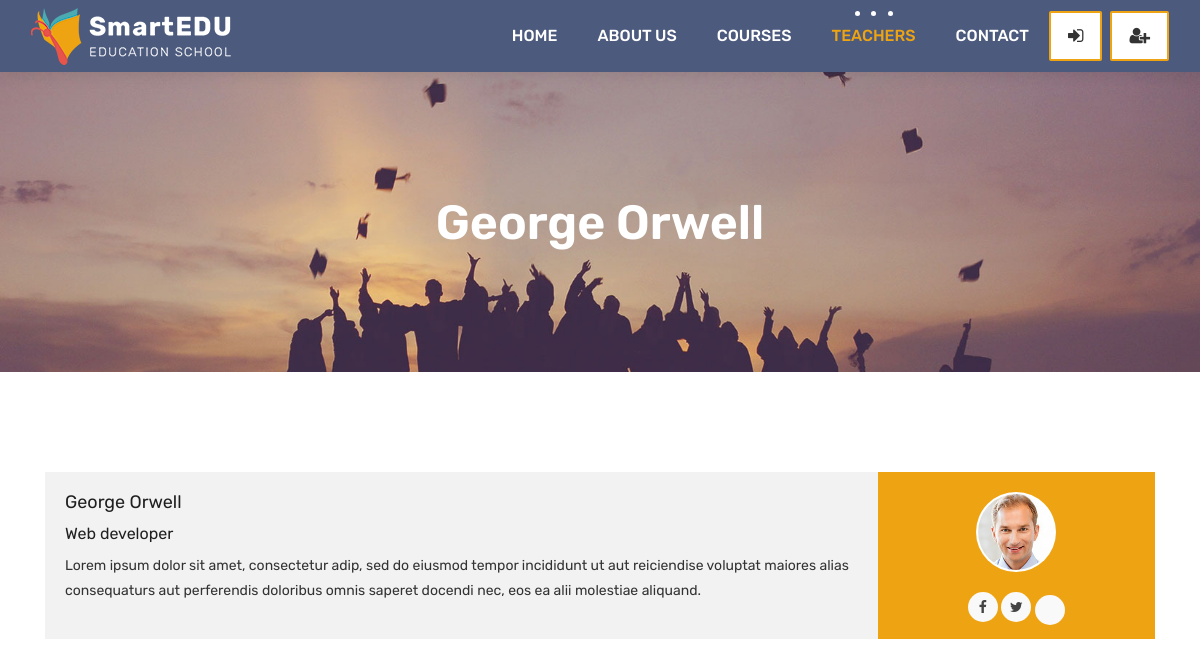
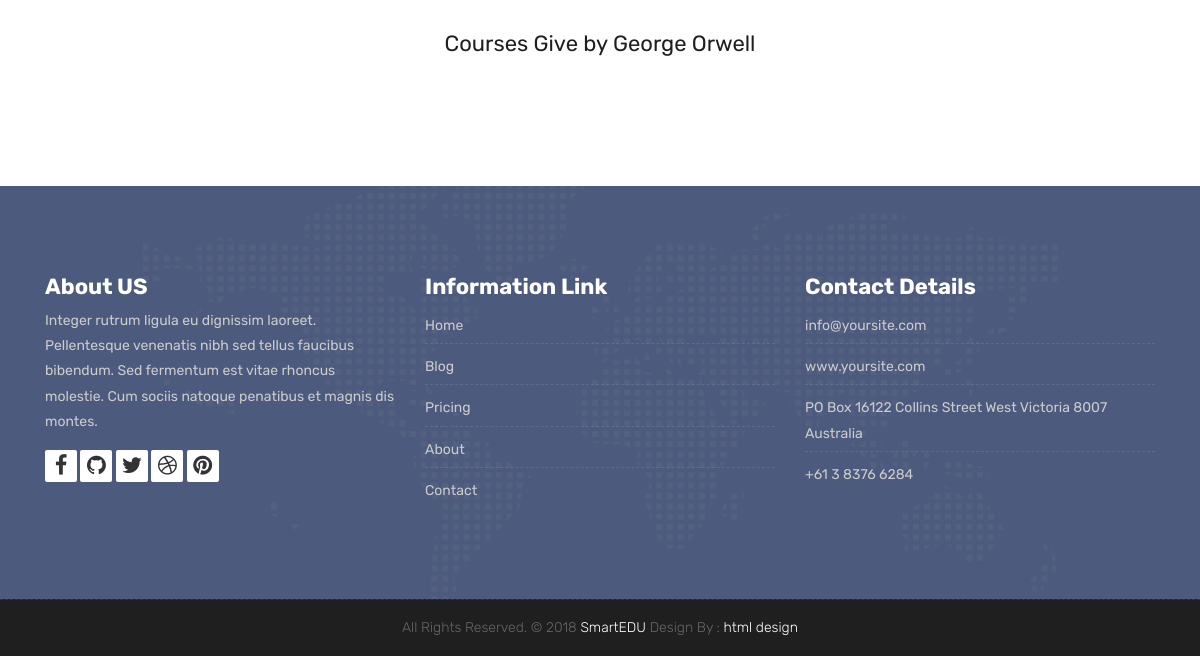
Page /teachers/teacher/1/ on the earlier database version (2 pictures, top to bottom).
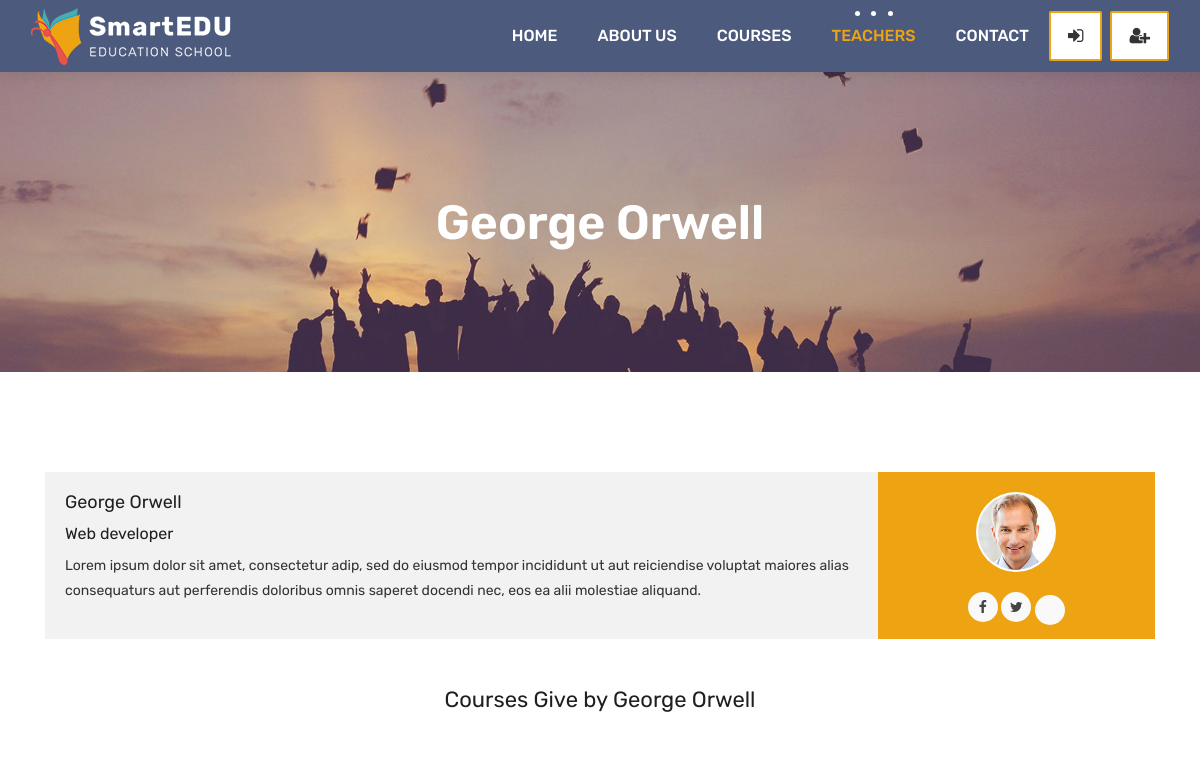
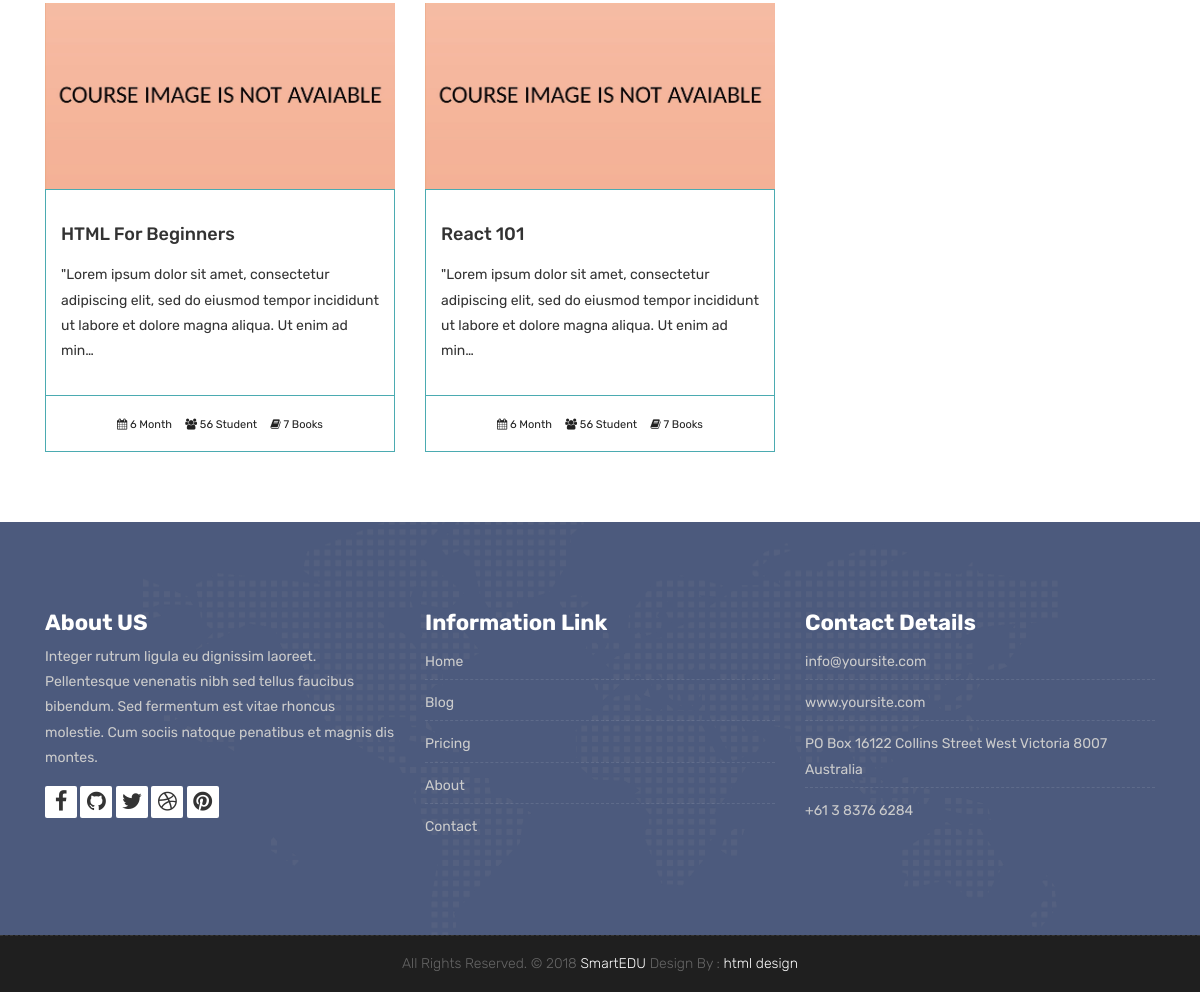
Same page on the later database version (2 pictures, top to bottom).
### courses/models.py (models this page shows, shortened)
class Course(models.Model):
    teacher=models.ForeignKey(Teacher,null=True, on_delete=models.CASCADE)
    name=models.CharField(max_length=200, unique=True, verbose_name="Kurs Adı ", help_text="Kurs adını yazınız")
    category=models.ForeignKey(Category,null=True,on_delete=models.DO_NOTHING)
    tags=models.ManyToManyField(Tag, blank=True, null=True)
    description=models.TextField(blank=True,null=True)
    image = models.ImageField(upload_to="courses/%Y/%m/%d/", default="courses/default_course_image.jpg")
    date = models.DateTimeField(auto_now=True)
    available = models.BooleanField(default=True)

### teachers/views.py (the view)
# urls.py: path('teacher/<int:pk>/', TeacherDetailView.as_view(), name="teacher_detail"),
class TeacherDetailView(DetailView):
    model=Teacher
    template_name='teacher.html'
    context_object_name='teacher'
    def get_context_data(self, **kwargs):
        context = super().get_context_data(**kwargs)
        context['courses'] = Course.objects.filter(available=True, teacher=self.kwargs['pk'])
        return context

### templates/teacher.html (shortened to what this page needs)
{% extends 'partials/_base.html' %}
{% block content %}
{% load static %}
	<div class="all-title-box">
		<div class="container text-center">
			<h1>{{teacher.name}}</span></h1>
		</div>
	</div>
    <div id="overviews" class="section wb">
        <div class="container">
            <div class="row">
                <div class="col-lg-12 blog-post-single">
					<div class="blog-author">
						<div class="author-bio">
							<h3 class="author_name">{{teacher.name}}</h3>
							<h5>{{teacher.title}}</h5>
							<p class="author_det">
								Lorem ipsum dolor sit amet, consectetur adip, sed do eiusmod tempor incididunt  ut aut reiciendise voluptat maiores alias consequaturs aut perferendis doloribus omnis saperet docendi nec, eos ea alii molestiae aliquand.
							</p>
						</div>
						<div class="author-desc">
							<img src="{{teacher.image.url}}" alt="about author">
							<ul class="author-social">
								<li><a href="{{teacher.facebook}}"><i class="fa fa-facebook"></i></a></li>
								<li><a href="{{teacher.twitter}}"><i class="fa fa-twitter"></i></a></li>
								<li><a href="{{teacher.youtube}}"></a></li>
							</ul>
						</div>
					</div>
                </div>
            </div>
			<div class="row">
				<div class=" col-12">
					<h2 class="text-center my-5"> Courses Give by {{teacher.name}}</h2>
				</div>
               {% for course in courses %}
                <div class="col-lg-4 col-md-6 col-12">
                    <div class="course-item">
						<div class="image-blog">
							<img src="{{course.image.url}}" alt="" class="img-fluid">
						</div>
						<div class="course-br">
							<div class="course-title">
								<h2><a href="#" title="">{{course.name}}</a></h2>
							</div>
							<div class="course-desc">
							   <p>{{course.description|truncatechars:140}}</p>
							</div>
						</div>
						<div class="course-meta-bot">
							<ul>
								<li><i class="fa fa-calendar" aria-hidden="true"></i> 6 Month</li>
								<li><i class="fa fa-users" aria-hidden="true"></i> 56 Student</li>
								<li><i class="fa fa-book" aria-hidden="true"></i> 7 Books</li>
							</ul>
						</div>
					</div>
                </div>
                {% endfor %}
            </div>
        </div>
    </div>
{% endblock %}

Differences in the rows shown:
now on this page (row edited): Course: image (placeholder picture), name "HTML For Beginners", description "\"Lorem ipsum dolor sit amet, consectetur adipiscing elit, sed do eiusmod tempor incididunt ut labore et dolore magna aliqua. Ut enim ad min…"
now on this page (row edited): Course: image (placeholder picture), name "React 101", description "\"Lorem ipsum dolor sit amet, consectetur adipiscing elit, sed do eiusmod tempor incididunt ut labore et dolore magna aliqua. Ut enim ad min…"
